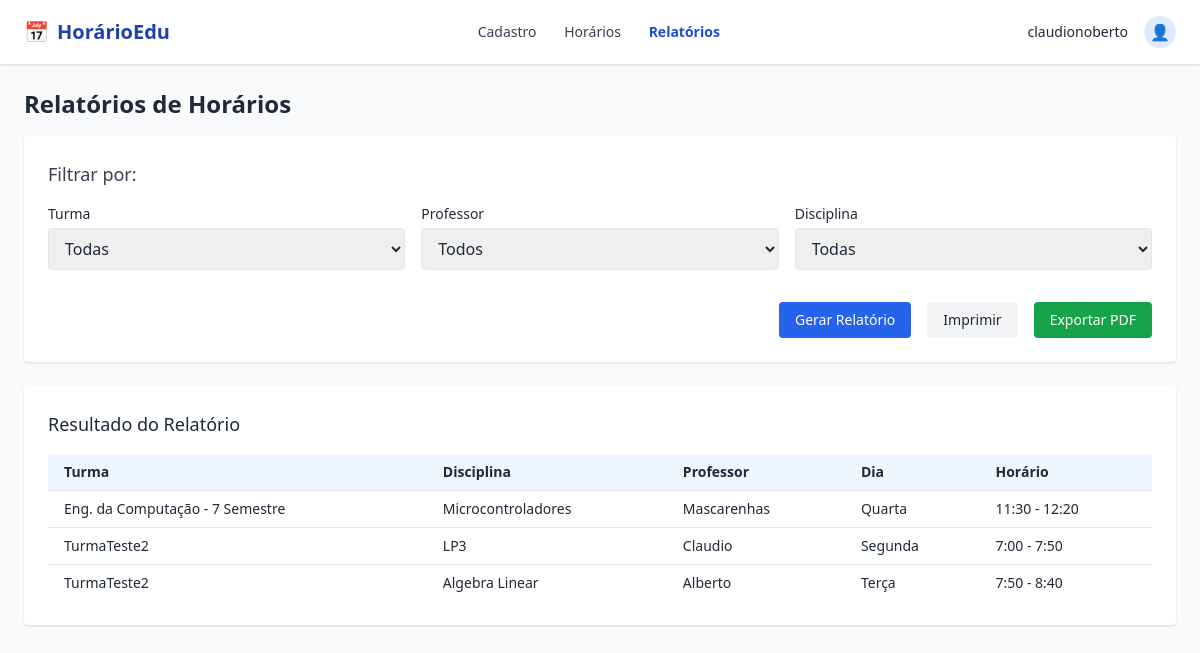
/relatorios/, run on the app's committed database.
### usuarios/models.py (models this page shows, shortened)
class Aula(models.Model):
    turma = models.ForeignKey(Turma, on_delete=models.CASCADE)
    disciplina = models.ForeignKey(Disciplina, on_delete=models.CASCADE)
    professor = models.ForeignKey(Professor, on_delete=models.CASCADE)
    dia_semana = models.CharField(max_length=20)
    horario = models.CharField(max_length=20)

class Turma(models.Model):
    nome_turma = models.CharField(max_length=100)

class Disciplina(models.Model):
    nome_disciplina = models.CharField(max_length=100)
    carga_horaria = models.PositiveIntegerField()

class Professor(models.Model):
    nome_professor = models.CharField(max_length=100)
    email = models.EmailField(unique=True)

### usuarios/views.py (the view)
# urls.py: path('relatorios/', views.relatorios, name='relatorios'),
def relatorios(request):
    turmas = Turma.objects.all()
    professores = Professor.objects.all()
    disciplinas = Disciplina.objects.all()
    resultados = Aula.objects.all()
    turma_id = request.GET.get('turma_id')
    professor_id = request.GET.get('professor_id')
    disciplina_id = request.GET.get('disciplina_id')
    if turma_id:
        resultados = resultados.filter(turma_id=turma_id)
    if professor_id:
        resultados = resultados.filter(professor_id=professor_id)
    if disciplina_id:
        resultados = resultados.filter(disciplina_id=disciplina_id)
    return render(request, 'usuarios/relatorio.html', {
        'turmas': turmas,
        'professores': professores,
        'disciplinas': disciplinas,
        'resultados': resultados
    })

### usuarios/templates/usuarios/relatorio.html (shortened to what this page needs)
<!DOCTYPE html>
<html lang="pt-BR">
<head>
  <script src="https://cdn.tailwindcss.com"></script>
</head>
<body class="bg-gray-50 text-gray-800">
  <header class="bg-white shadow px-6 py-4 flex justify-between items-center">
    <div class="text-blue-800 font-bold text-xl flex items-center gap-2">
      <span>📅</span> HorárioEdu
    </div>
    <nav class="space-x-6 text-sm text-gray-700">
      <a href="/home" class="hover:text-blue-600">Cadastro</a>
      <a href="/horarios" class="hover:text-blue-600">Horários</a>
      <a href="#" class="text-blue-700 font-semibold">Relatórios</a>
    </nav>
    <div class="flex items-center gap-4">
      <span class="text-sm">claudionoberto</span>
      <div class="w-8 h-8 rounded-full bg-blue-100 flex items-center justify-center text-blue-800">👤</div>
    </div>
  </header>
  <main class="px-6 py-6">
    <h2 class="text-2xl font-semibold mb-4">Relatórios de Horários</h2>
    <div class="bg-white p-6 rounded shadow mb-6">
      <h3 class="text-lg font-medium text-gray-700 mb-4">Filtrar por:</h3>
      <form method="GET" action="/relatorios/gerar" class="grid grid-cols-1 sm:grid-cols-3 gap-4">
        <div>
          <label class="block text-sm mb-1">Turma</label>
          <select name="turma_id" class="w-full px-3 py-2 border rounded">
            <option value="">Todas</option>
          </select>
        </div>
        <div>
          <label class="block text-sm mb-1">Professor</label>
          <select name="professor_id" class="w-full px-3 py-2 border rounded">
            <option value="">Todos</option>
          </select>
        </div>
        <div>
          <label class="block text-sm mb-1">Disciplina</label>
          <select name="disciplina_id" class="w-full px-3 py-2 border rounded">
            <option value="">Todas</option>
          </select>
        </div>
        <div class="sm:col-span-3 flex justify-end mt-4 gap-4">
          <button type="submit" class="bg-blue-600 text-white px-4 py-2 rounded hover:bg-blue-700 text-sm">Gerar Relatório</button>
          <button type="button" onclick="window.print()" class="bg-gray-100 text-gray-800 px-4 py-2 rounded hover:bg-gray-200 text-sm">Imprimir</button>
          <a href="{% url 'relatorios_pdf' %}?turma_id={{ request.GET.turma_id }}&professor_id={{ request.GET.professor_id }}&disciplina_id={{ request.GET.disciplina_id }}"
          class="bg-green-600 text-white px-4 py-2 rounded hover:bg-green-700 text-sm flex items-center"
          target="_blank">
          Exportar PDF
         </a>
        </div>
      </form>
    </div>
    <section class="bg-white p-6 rounded shadow">
      <h3 class="text-lg font-medium mb-4">Resultado do Relatório</h3>
      {% if resultados %}
        <table class="w-full table-auto text-sm">
          <thead class="bg-blue-50 text-left">
            <tr>
              <th class="px-4 py-2">Turma</th>
              <th class="px-4 py-2">Disciplina</th>
              <th class="px-4 py-2">Professor</th>
              <th class="px-4 py-2">Dia</th>
              <th class="px-4 py-2">Horário</th>
            </tr>
          </thead>
          <tbody>
            {% for aula in resultados %}
              <tr class="border-t">
                <td class="px-4 py-2">{{ aula.turma.nome_turma }}</td>
                <td class="px-4 py-2">{{ aula.disciplina.nome_disciplina }}</td>
                <td class="px-4 py-2">{{ aula.professor.nome_professor }}</td>
                <td class="px-4 py-2">{{ aula.dia_semana }}</td>
                <td class="px-4 py-2">{{ aula.horario }}</td>
              </tr>
            {% endfor %}
          </tbody>
        </table>
      {% else %}
        <p class="text-gray-600">Nenhum dado encontrado para os filtros selecionados.</p>
      {% endif %}
    </section>
  </main>
</body>
</html>

### data on the page
Aula: turma.nome_turma "Eng. da Computação - 7 Semestre", disciplina.nome_disciplina "Microcontroladores", professor.nome_professor "Mascarenhas", dia_semana "Quarta", horario "11:30 - 12:20"
Aula: turma.nome_turma "TurmaTeste2", disciplina.nome_disciplina "LP3", professor.nome_professor "Claudio", dia_semana "Segunda", horario "7:00 - 7:50"
Aula: turma.nome_turma "TurmaTeste2", disciplina.nome_disciplina "Algebra Linear", professor.nome_professor "Alberto", dia_semana "Terça", horario "7:50 - 8:40"
